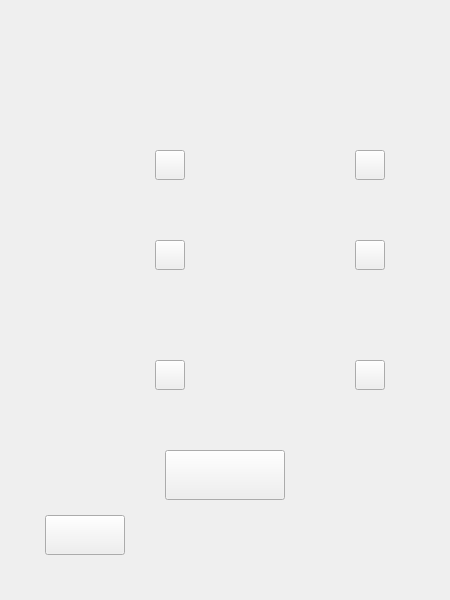
<?xml version="1.0" encoding="UTF-8"?>
<ui version="4.0">
 <class>GameSelect</class>
 <widget class="QWidget" name="GameSelect">
  <property name="geometry">
   <rect>
    <x>0</x>
    <y>0</y>
    <width>450</width>
    <height>600</height>
   </rect>
  </property>
  <property name="windowTitle">
   <string>Form</string>
  </property>
  <widget class="QPushButton" name="pushButton_gamestart">
   <property name="geometry">
    <rect>
     <x>165</x>
     <y>450</y>
     <width>120</width>
     <height>50</height>
    </rect>
   </property>
   <property name="styleSheet">
    <string notr="true">QPushButton{border-image:url(:/Gameselect/src/STARTGAME_W.png)}
QPushButton:hover{border-image: url(:/Gameselect/src/STARTGAME_P.png)}
QPushButton:pressed{border-image:url(:/Gameselect/src/STARTGAME_C.png) }</string>
   </property>
   <property name="text">
    <string/>
   </property>
  </widget>
  <widget class="QLabel" name="label_text_rival">
   <property name="geometry">
    <rect>
     <x>70</x>
     <y>150</y>
     <width>60</width>
     <height>30</height>
    </rect>
   </property>
   <property name="text">
    <string/>
   </property>
   <property name="pixmap">
    <pixmap resource="index.qrc">:/Gameselect/src/RIVAL_W_60_30.png</pixmap>
   </property>
  </widget>
  <widget class="QLabel" name="label_text_difficulty">
   <property name="geometry">
    <rect>
     <x>70</x>
     <y>240</y>
     <width>60</width>
     <height>30</height>
    </rect>
   </property>
   <property name="text">
    <string/>
   </property>
   <property name="pixmap">
    <pixmap resource="index.qrc">:/Gameselect/src/DIFFICULTY_W_60_30.png</pixmap>
   </property>
  </widget>
  <widget class="QLabel" name="label_text_horse">
   <property name="geometry">
    <rect>
     <x>70</x>
     <y>360</y>
     <width>60</width>
     <height>30</height>
    </rect>
   </property>
   <property name="text">
    <string/>
   </property>
   <property name="pixmap">
    <pixmap resource="index.qrc">:/Gameselect/src/HORSE_W_60_30.png</pixmap>
   </property>
  </widget>
  <widget class="QPushButton" name="pushButton_return">
   <property name="geometry">
    <rect>
     <x>45</x>
     <y>515</y>
     <width>80</width>
     <height>40</height>
    </rect>
   </property>
   <property name="styleSheet">
    <string notr="true">QPushButton{border-image:url(:/Return/src/RETURN_W.png)}
QPushButton:hover{border-image:url(:/Return/src/RETURN_P.png) }
QPushButton:pressed{border-image: url(:/Return/src/RETURN_C.png)}</string>
   </property>
   <property name="text">
    <string/>
   </property>
  </widget>
  <widget class="QPushButton" name="pushButton_rival_last">
   <property name="geometry">
    <rect>
     <x>155</x>
     <y>150</y>
     <width>30</width>
     <height>30</height>
    </rect>
   </property>
   <property name="styleSheet">
    <string notr="true">QPushButton{border-image:url(:/Gameselect/src/LASTINDEX_LEFT_W.png)}
QPushButton:hover{border-image: url(:/Gameselect/src/LASTINDEX_LEFT_P.png)}
QPushButton:pressed{border-image:url(:/Gameselect/src/LASTINDEX_LEFT_C.png) }</string>
   </property>
   <property name="text">
    <string/>
   </property>
  </widget>
  <widget class="QPushButton" name="pushButton_difficulty_last">
   <property name="geometry">
    <rect>
     <x>155</x>
     <y>240</y>
     <width>30</width>
     <height>30</height>
    </rect>
   </property>
   <property name="styleSheet">
    <string notr="true">QPushButton{border-image:url(:/Gameselect/src/LASTINDEX_LEFT_W.png)}
QPushButton:hover{border-image: url(:/Gameselect/src/LASTINDEX_LEFT_P.png)}
QPushButton:pressed{border-image:url(:/Gameselect/src/LASTINDEX_LEFT_C.png) }</string>
   </property>
   <property name="text">
    <string/>
   </property>
  </widget>
  <widget class="QPushButton" name="pushButton_horse_last">
   <property name="geometry">
    <rect>
     <x>155</x>
     <y>360</y>
     <width>30</width>
     <height>30</height>
    </rect>
   </property>
   <property name="styleSheet">
    <string notr="true">QPushButton{border-image:url(:/Gameselect/src/LASTINDEX_LEFT_W.png)}
QPushButton:hover{border-image: url(:/Gameselect/src/LASTINDEX_LEFT_P.png)}
QPushButton:pressed{border-image:url(:/Gameselect/src/LASTINDEX_LEFT_C.png) }</string>
   </property>
   <property name="text">
    <string/>
   </property>
  </widget>
  <widget class="QPushButton" name="pushButton_rival_next">
   <property name="geometry">
    <rect>
     <x>355</x>
     <y>150</y>
     <width>30</width>
     <height>30</height>
    </rect>
   </property>
   <property name="styleSheet">
    <string notr="true">QPushButton{border-image:url(:/Gameselect/src/NEXTINDEX_RIGHT_W.png)}
QPushButton:hover{border-image: url(:/Gameselect/src/NEXTINDEX_RIGHT_P.png)}
QPushButton:pressed{border-image:url(:/Gameselect/src/NEXTINDEX_RIGHT_C.png) }</string>
   </property>
   <property name="text">
    <string/>
   </property>
  </widget>
  <widget class="QPushButton" name="pushButton_horse_next">
   <property name="geometry">
    <rect>
     <x>355</x>
     <y>360</y>
     <width>30</width>
     <height>30</height>
    </rect>
   </property>
   <property name="styleSheet">
    <string notr="true">QPushButton{border-image:url(:/Gameselect/src/NEXTINDEX_RIGHT_W.png)}
QPushButton:hover{border-image: url(:/Gameselect/src/NEXTINDEX_RIGHT_P.png)}
QPushButton:pressed{border-image:url(:/Gameselect/src/NEXTINDEX_RIGHT_C.png) }</string>
   </property>
   <property name="text">
    <string/>
   </property>
  </widget>
  <widget class="QPushButton" name="pushButton_difficulty_next">
   <property name="geometry">
    <rect>
     <x>355</x>
     <y>240</y>
     <width>30</width>
     <height>30</height>
    </rect>
   </property>
   <property name="styleSheet">
    <string notr="true">QPushButton{border-image:url(:/Gameselect/src/NEXTINDEX_RIGHT_W.png)}
QPushButton:hover{border-image: url(:/Gameselect/src/NEXTINDEX_RIGHT_P.png)}
QPushButton:pressed{border-image:url(:/Gameselect/src/NEXTINDEX_RIGHT_C.png) }</string>
   </property>
   <property name="text">
    <string/>
   </property>
  </widget>
  <widget class="QLabel" name="label_select_rival">
   <property name="geometry">
    <rect>
     <x>195</x>
     <y>145</y>
     <width>150</width>
     <height>40</height>
    </rect>
   </property>
   <property name="font">
    <font>
     <family>楷体</family>
     <pointsize>12</pointsize>
     <weight>75</weight>
     <bold>true</bold>
    </font>
   </property>
   <property name="frameShape">
    <enum>QFrame::NoFrame</enum>
   </property>
   <property name="text">
    <string/>
   </property>
   <property name="alignment">
    <set>Qt::AlignCenter</set>
   </property>
  </widget>
  <widget class="QLabel" name="label_select_difficulty">
   <property name="geometry">
    <rect>
     <x>225</x>
     <y>235</y>
     <width>90</width>
     <height>40</height>
    </rect>
   </property>
   <property name="frameShape">
    <enum>QFrame::NoFrame</enum>
   </property>
   <property name="text">
    <string/>
   </property>
  </widget>
  <widget class="QLabel" name="label_select_horse">
   <property name="geometry">
    <rect>
     <x>210</x>
     <y>330</y>
     <width>120</width>
     <height>90</height>
    </rect>
   </property>
   <property name="frameShape">
    <enum>QFrame::NoFrame</enum>
   </property>
   <property name="text">
    <string/>
   </property>
   <property name="alignment">
    <set>Qt::AlignCenter</set>
   </property>
  </widget>
  <widget class="QLabel" name="label">
   <property name="geometry">
    <rect>
     <x>150</x>
     <y>70</y>
     <width>150</width>
     <height>60</height>
    </rect>
   </property>
   <property name="frameShape">
    <enum>QFrame::NoFrame</enum>
   </property>
   <property name="text">
    <string/>
   </property>
   <property name="pixmap">
    <pixmap resource="index.qrc">:/Gameselect/src/PREPAREGAMELOGO_W_150_60.png</pixmap>
   </property>
  </widget>
 </widget>
 <resources>
  <include location="index.qrc"/>
 </resources>
 <connections/>
</ui>
